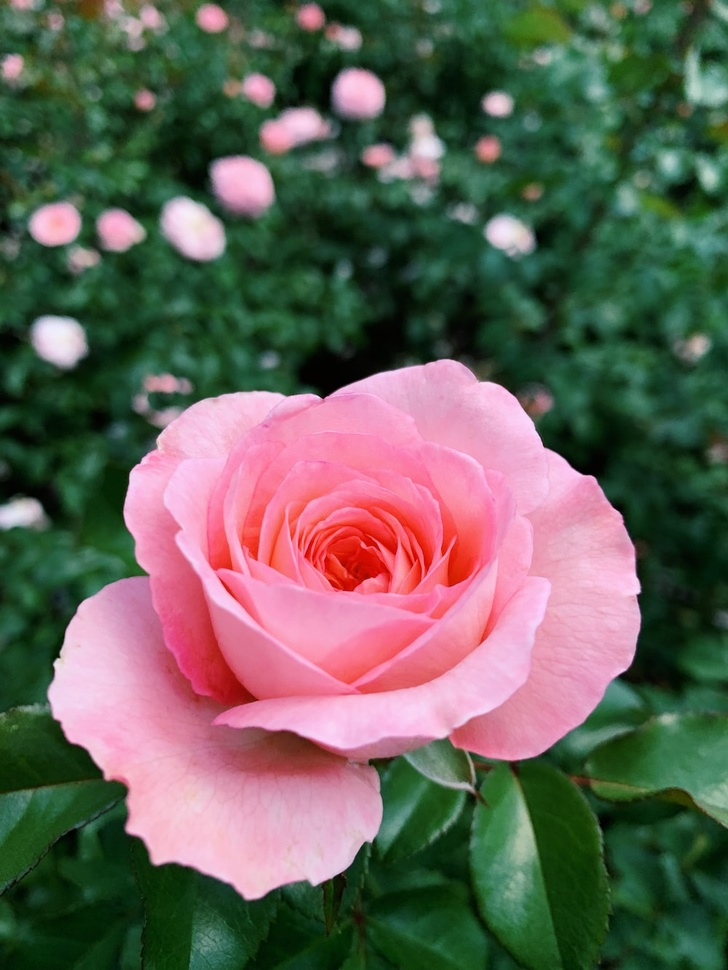
#> input picture PCA/data/images.jpeg, 728 x 970 px, shrunk from 1000 x 1333 before the run, found by its file name
$ python main.py
#> lines starting #> are read from the running program, lines starting #| are printed output that depends on the picture
"""
https://towardsdatascience.com/dimensionality-reduction-of-a-color-photo-splitting-into-rgb-channels-using-pca-algorithm-in-python-ba01580a1118
https://towardsdatascience.com/pca-clearly-explained-how-when-why-to-use-it-and-feature-importance-a-guide-in-python-7c274582c37e
https://towardsdatascience.com/feature-extraction-using-principal-component-analysis-a-simplified-visual-demo-e5592ced100a
"""

import numpy as np
import pandas as pd
import matplotlib.pyplot as plt
from sklearn.decomposition import PCA
import cv2
from scipy.stats import stats
import matplotlib.image as mpimg

if __name__ == "__main__":
    img = cv2.imread(
        '/Users/anhvietpham/Documents/Dev-Chicken/Machine-Learning/machine-learning-research/PCA/data/images.jpeg')
#> img is the input picture: shape (970, 728, 3); mean B, G, R 88.3, 98.4, 101.4
    img = cv2.cvtColor(img, cv2.COLOR_BGR2RGB)

    blue, green, red = cv2.split(img)
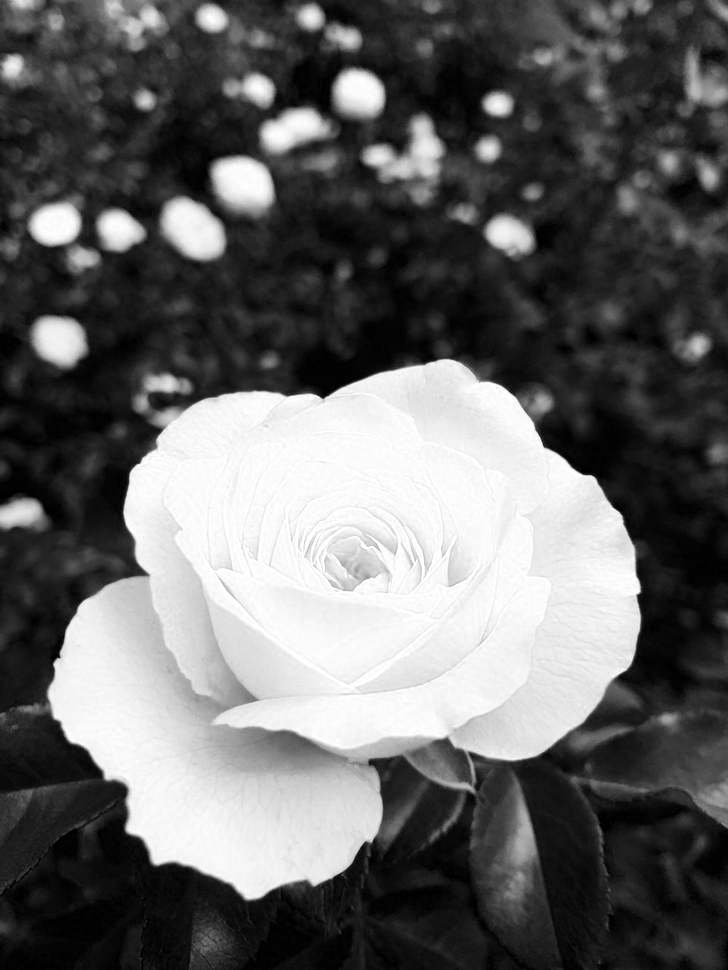
#> blue: shape (970, 728); min 0, max 255, mean 101.4
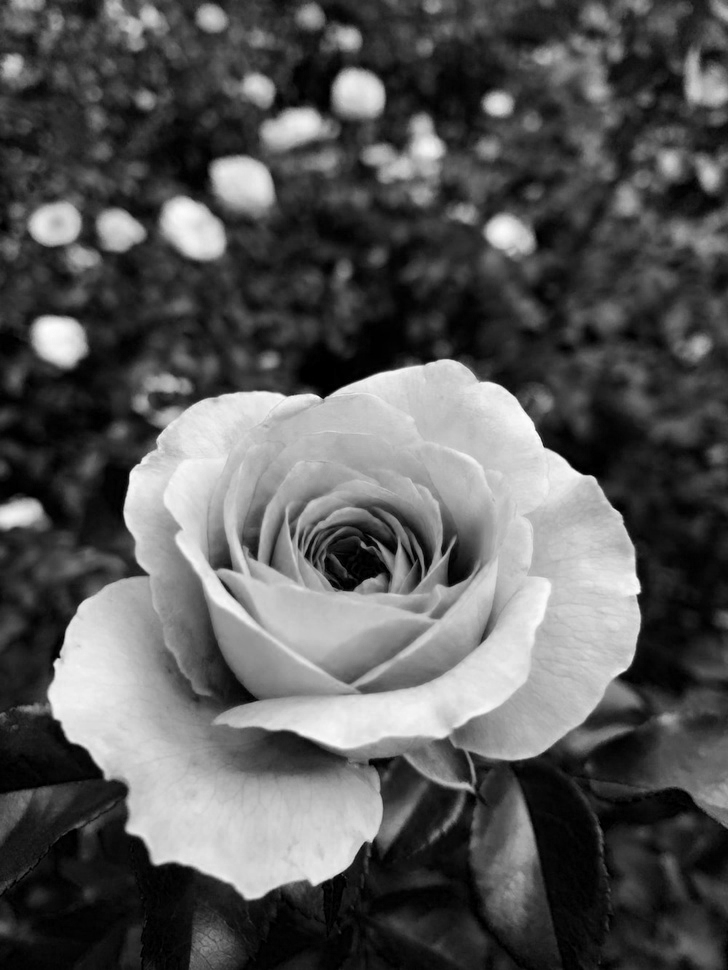
#> red: shape (970, 728); min 0, max 255, mean 88.3
    # [17 lines of commented-out code are left out]

    df_blue = blue / 255
    df_green = green / 255
    df_red = red / 255

    print(df_blue.shape)
#| (970, 728)
    print(df_green.shape)
#| (970, 728)
    print(df_red.shape)
#| (970, 728)

    pca_b = PCA(n_components=50)
    pca_b.fit(df_blue)
    trans_pca_b = pca_b.transform(df_blue)

    pca_g = PCA(n_components=50)
    pca_g.fit(df_green)
    trans_pca_g = pca_g.transform(df_green)

    pca_r = PCA(n_components=50)
    pca_r.fit(df_red)
    trans_pca_r = pca_r.transform(df_red)

    print(trans_pca_b.shape)
#| (970, 50)
    print(trans_pca_g.shape)
#| (970, 50)
    print(trans_pca_r.shape)
#| (970, 50)

    print(f"Blue Channel : {sum(pca_b.explained_variance_ratio_)}")
    print(f"Green Channel: {sum(pca_g.explained_variance_ratio_)}")
    print(f"Red Channel  : {sum(pca_r.explained_variance_ratio_)}")

    """
    data_original = np.dot(data_reduced, pca.components_) + pca.mean_
    """

    b_arr = pca_b.inverse_transform(trans_pca_b)
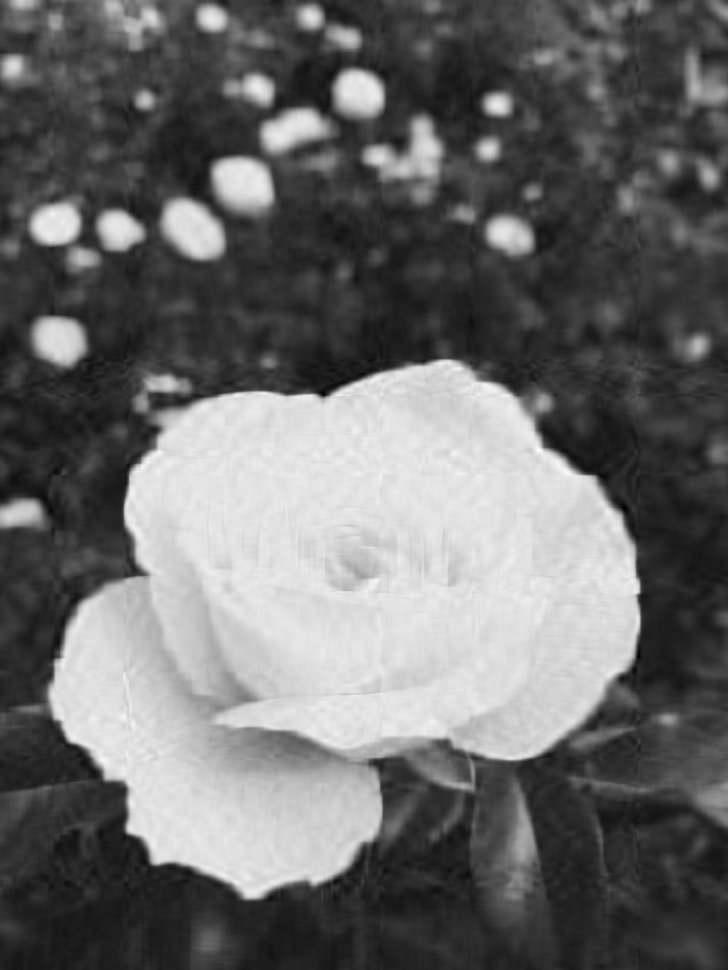
#> b_arr: shape (970, 728) float64; min -0.122, max 1.12, mean 0.398; drawn with min black and max white
    g_arr = pca_g.inverse_transform(trans_pca_g)
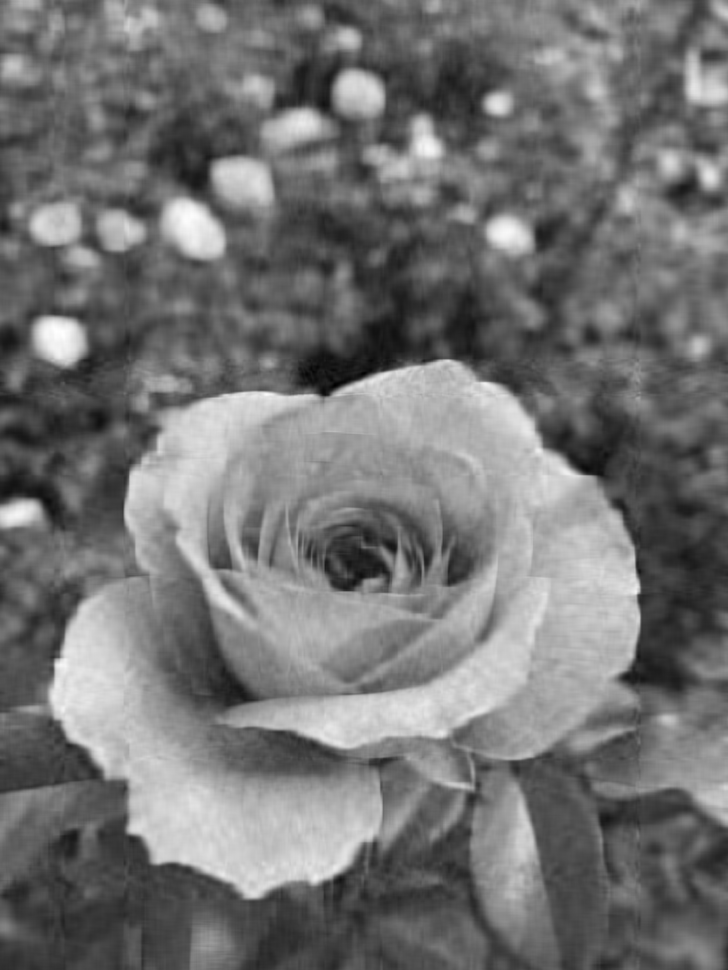
#> g_arr: shape (970, 728) float64; min -0.0848, max 0.948, mean 0.386; drawn with min black and max white
    r_arr = pca_r.inverse_transform(trans_pca_r)
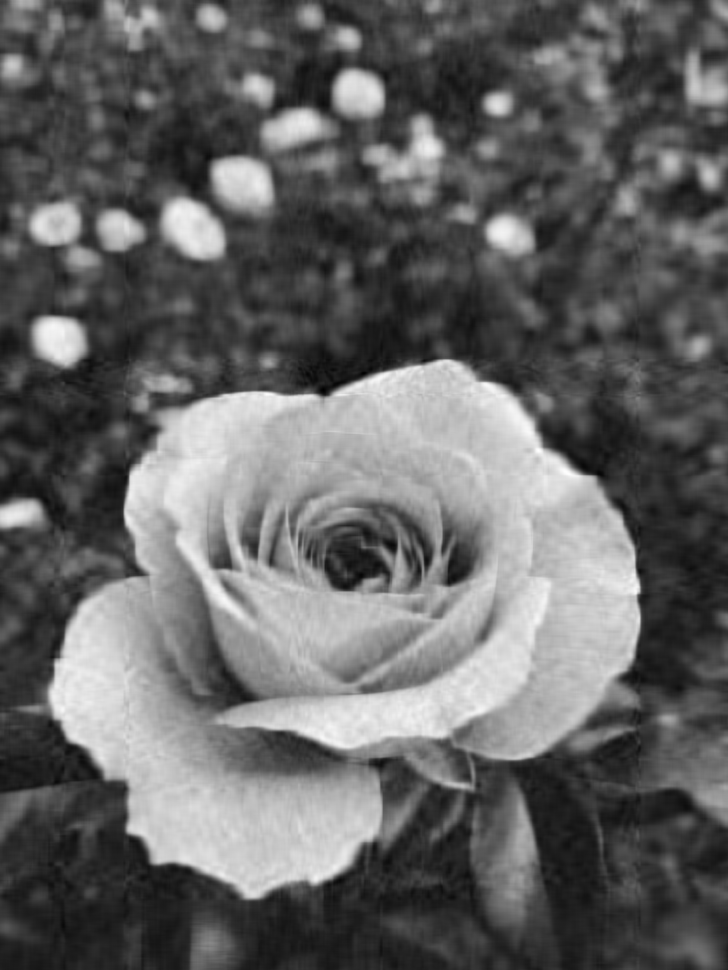
#> r_arr: shape (970, 728) float64; min -0.11, max 1.04, mean 0.346; drawn with min black and max white
    print(b_arr.shape, g_arr.shape, r_arr.shape)
#| (970, 728) (970, 728) (970, 728)

    img_reduced = (cv2.merge((b_arr, g_arr, r_arr)))
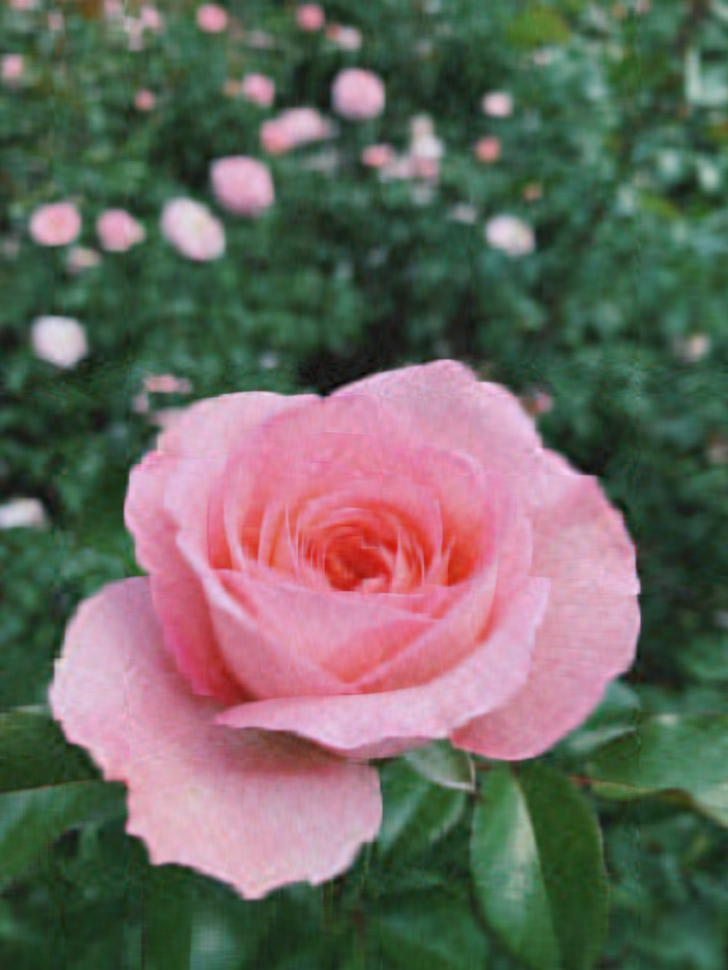
#> img_reduced: shape (970, 728, 3) float64; mean R, G, B 0.398, 0.386, 0.346; drawn with min black and max white
    print(img_reduced.shape)
#| (970, 728, 3)

    fig = plt.figure(figsize=(10, 7.2))
    fig.add_subplot(121)
    plt.title("Original Image")
    plt.imshow(img)
    fig.add_subplot(122)
    plt.title("Reduced Image")
    plt.imshow(img_reduced)
    plt.show()
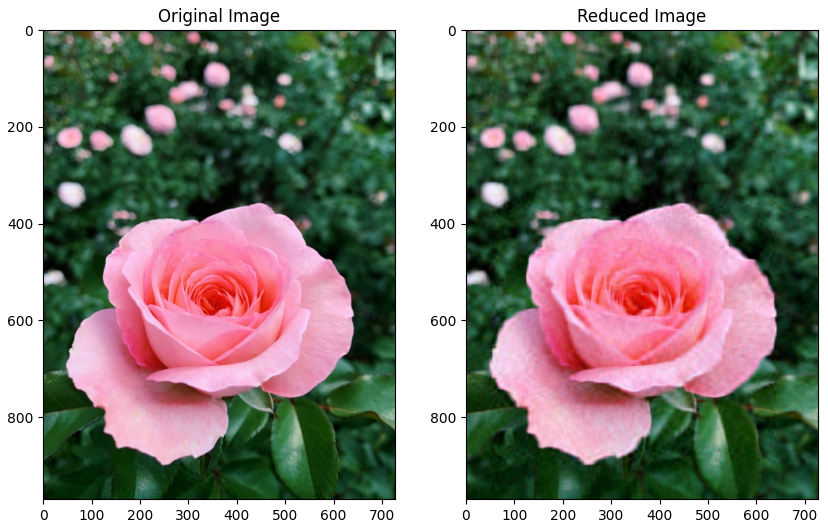
#> figure drawn by matplotlib, 2 panels
